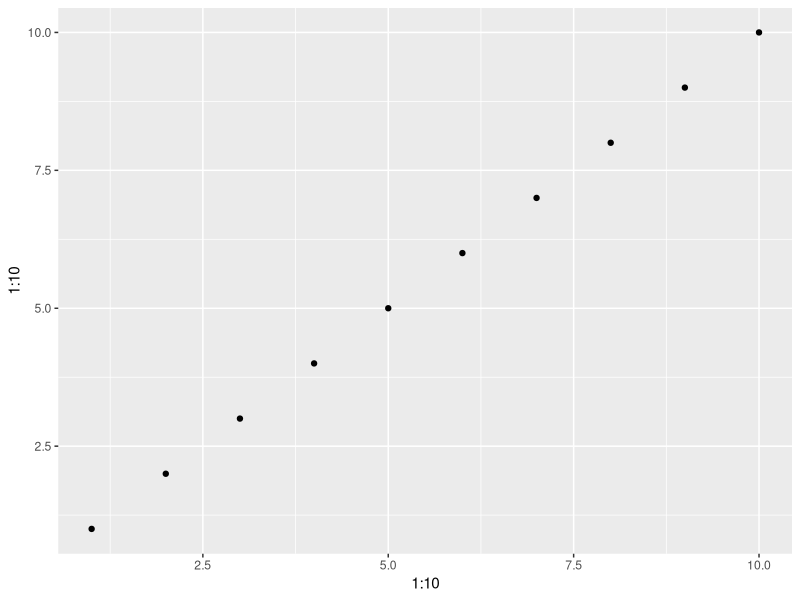

Write R code to recreate this figure.
## ---- chunk 1
library(tidyverse)
# NOTE: for a faster edit-preview cycle when authoring your presentation, you
# might want to temporarily disable these options altogether
knitr::opts_chunk$set(fig.width=8, fig.height=6, out.width=1200, out.height=900, dpi=300)
# knitr::opts_chunk$set(fig.width=8, fig.height=6, out.width=720, out.height=540, dpi=300)
## ---- chunk 2
qplot(1:10, 1:10)
## ---- chunk 3
# this chunk will show both input and output
subset(mtcars, mpg > 30)
## ---- chunk 4
# this chunk will only show output
subset(mtcars, mpg < 15)
## ---- chunk 5
subset(mtcars, mpg < 10)
## ---- chunk 6
subset(mtcars, mpg >= 10 & mpg < 20)
## ---- chunk 7
subset(mtcars, mpg > 20)
